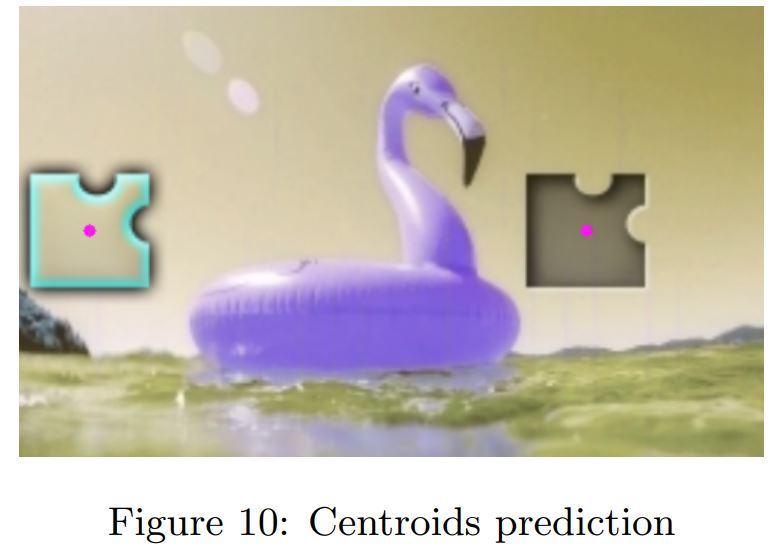
#> input picture puzzle.JPG, 773 x 548 px
$ python hough_transform_detector.py --img_path puzzle.JPG   (older library calls are emulated)
#> lines starting #> are read from the running program, lines starting #| are printed output that depends on the picture
### utils/cluster_points.py
def cluster_points(points, nclusters):
    criteria = (cv2.TERM_CRITERIA_EPS + cv2.TERM_CRITERIA_MAX_ITER, 10, 1.0)
    _, _, centers = cv2.kmeans(
        points, nclusters, None, criteria, 10, cv2.KMEANS_PP_CENTERS
    )
    return centers

### hough_transform_detector.py
import numpy as np
import cv2
import time
import re
import os
from typing import List, Tuple, Union
from skimage.feature import corner_peaks, corner_harris

from base_detector import BaseDetector, Centroid
from utils.squares_finder_bruteforce import find_squares
from utils.cluster_points import cluster_points

from argparse import ArgumentParser

# Preprocessing parameters
BLUR = False
THRESHOLD = 25


class HoughTransformDetector(BaseDetector):
    """
    A class for detecting centroïds of two puzzle pieces in a CAPTCHA image using Hough transform.

    Attributes:
        None
    """

    def __init__(self):
        """
        Initializes a HoughTransformDetector object.
        """
        pass

    @staticmethod
    def _format_output(output):
        centroids = []
        for centroid in output:
            centroids.append(Centroid(centroid[0], centroid[1]))
        return centroids

    def detect(
        self, path, visualize: bool = False
    ) -> Union[List[Centroid], np.ndarray]:
        """
        Applies Hough transform to detect line segments and intersections of these lines in the image at the specified path.

        Parameters:
            path (str): The filepath of the image to be processed.

        Returns:
            list: A list of tuples representing the (x, y) coordinates of
                the detected intersections.
        """
        (
            visualization,
            centroids,
        ) = HoughTransformDetector.full_hough_transform_detection_pipe(path)
#> in full_hough_transform_detection_pipe, image is the input picture: shape (548, 773, 3); mean B, G, R 174, 189.6, 196.9

        image_number = re.search(r"([0-9]+)(\.png)", path).group(1)

        # if results folder does not exist create one
        if not os.path.exists("results/hough_transform"):
            os.makedirs("results/hough_transform")

        path_to_save = f"results/hough_transform/result_hough_img_{image_number}.png"
        if visualize:
            # save the visualization
            cv2.imwrite(path_to_save, visualization)
            print(f"Vizualization of centroids saved at {path_to_save} !")
            return visualization

        return HoughTransformDetector._format_output(centroids)

    @staticmethod
    def apply_preprocessing(image, blur=False, threshold=20):
        """
        Applies the Sobel operator to an image to detect horizontal and vertical edges.

        Parameters:
            image (ndarray): The image to apply the Sobel operator to.
            threshold (int): The threshold for determining which pixels are considered edges.

        Returns:
            ndarray: A matrix of edge pixels in the image.
        """
        # Convert the image to grayscale
        gray = cv2.cvtColor(image, cv2.COLOR_BGR2GRAY)

        # Apply the Laplacian operator
        laplacian = cv2.Laplacian(gray, cv2.CV_64F)

        # Gaussian blur the image if requested
        if blur:
            laplacian = cv2.GaussianBlur(laplacian, (7, 7), 0)

        # Apply binary thresholding
        binary = cv2.threshold(laplacian, threshold, 255, cv2.THRESH_BINARY)[1]

        return binary

    @staticmethod
    def apply_hough_transform(
        image, rho=1, theta=np.pi / 180, threshold=40, maxLineGap=50, minLineLength=10
    ):
        """
        Apply Hough transform to detect line segments in an image.

        Parameters:
            image (ndarray): The image to apply Hough transform to.
            rho (int): The distance resolution of the accumulator in pixels.
            theta (float): The angle resolution of the accumulator in radians.
            threshold (int): The accumulator threshold parameter. Only those lines are returned that get enough votes (>threshold).
            maxLineGap (int): The maximum allowed gap between two points to be considered in the same line.
            minLineLength (int): The minimum line length. Line segments shorter than that are rejected.

        Returns:
            lines: A ndarray of lines detected in the image.
        """
        # Convert to uint8
        binary_captcha = image.astype(np.uint8)

        # Apply Hough Transform
        lines = cv2.HoughLinesP(
            binary_captcha,
            rho=rho,
            theta=theta,
            threshold=threshold,
            maxLineGap=maxLineGap,
            minLineLength=minLineLength,
        )

        return lines

    @staticmethod
    def segment_lines(lines, threshold):
        horizontal_lines = []
        vertical_lines = []

        for line in lines:
            for x1, y1, x2, y2 in line:
                if abs(x2 - x1) < threshold:
                    vertical_lines.append(line)
                elif abs(y2 - y1) < threshold:
                    horizontal_lines.append(line)

        return horizontal_lines, vertical_lines

    @staticmethod
    def borders_avoidance(lines, threshold):
        """
        Allow to avoid the borders of the image.
        """

        new_lines = []
        for line in lines:
            for x1, y1, x2, y2 in line:
                if (
                    x1 > threshold
                    and x2 > threshold
                    and y1 > threshold
                    and y2 > threshold
                ):
                    new_lines.append(line)
        return new_lines

    @staticmethod
    def find_intersection(line1, line2):
        # extract points
        x1, y1, x2, y2 = line1[0]
        x3, y3, x4, y4 = line2[0]

        # compute determinant
        Px = ((x1 * y2 - y1 * x2) * (x3 - x4) - (x1 - x2) * (x3 * y4 - y3 * x4)) / (
            (x1 - x2) * (y3 - y4) - (y1 - y2) * (x3 - x4)
        )
        Py = ((x1 * y2 - y1 * x2) * (y3 - y4) - (y1 - y2) * (x3 * y4 - y3 * x4)) / (
            (x1 - x2) * (y3 - y4) - (y1 - y2) * (x3 - x4)
        )

        return Px, Py

    def get_corners(lines, delta=5):
        horizontal_lines, vertical_lines = HoughTransformDetector.segment_lines(
            HoughTransformDetector.borders_avoidance(lines, delta), 1
        )

        # find the intersection points (corners)
        Px = []
        Py = []
        for h_line in horizontal_lines:
            for v_line in vertical_lines:
                px, py = HoughTransformDetector.find_intersection(h_line, v_line)
                Px.append(px)
                Py.append(py)

        # use clustering to find the centers of the data clusters
        corners = np.float32(np.column_stack((Px, Py)))

        return corners

    @staticmethod
    def get_centroids(points: List[Tuple[int, int]], n_clusters=2) -> List[Centroid]:
        """
        Computes the centroids of a list of points.

        Parameters:
            points (list): A list of points.
            n_clusters (int): The number of clusters to use.

        Returns:
            List[Centroid]: A list of centroids.

        """

        centroids = cluster_points(points, n_clusters)

        return centroids

    @staticmethod
    def full_hough_transform_detection_pipe(path):
        """
        Runs the full Hough transform detection pipeline.

        Parameters:
            path (str): The filepath of the image to be processed.

        Returns:
            list: A list of tuples representing the (x, y) coordinates of
                the detected intersections.
        """
        # Load the image
        image = cv2.imread(path)

        # Apply preprocessing
        binary_captcha = HoughTransformDetector.apply_preprocessing(
            image, blur=BLUR, threshold=THRESHOLD
        )
#> in apply_preprocessing, `gray = cv2.cvtColor(image, cv2.COLOR_BGR2GRAY)`:
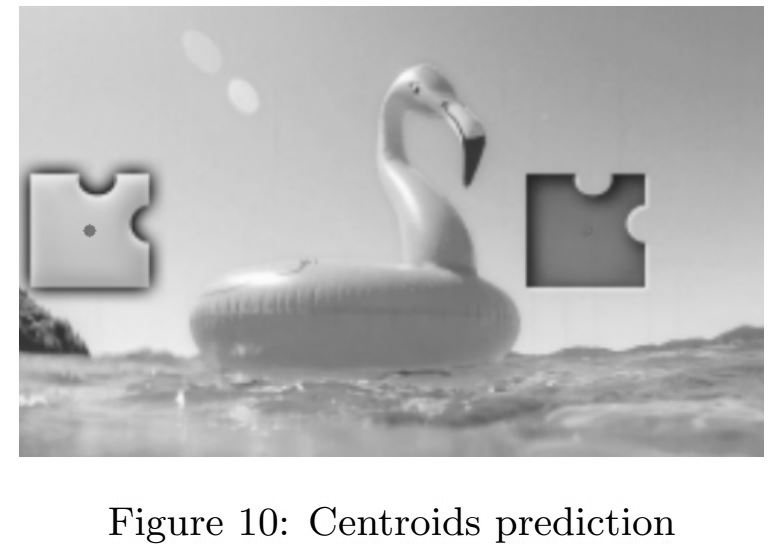
#> gray: shape (548, 773); min 0, max 255, mean 190
#> in apply_preprocessing, `laplacian = cv2.Laplacian(gray, cv2.CV_64F)`:
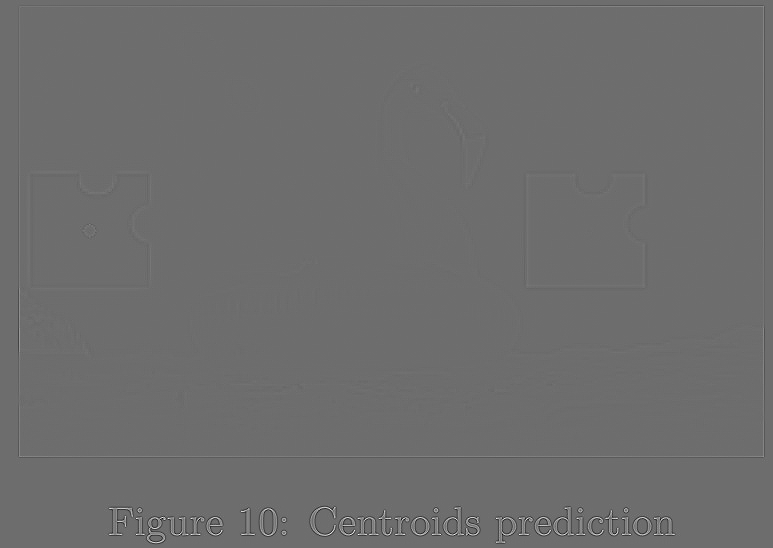
#> laplacian: shape (548, 773) float64; min -505, max 669, mean 0; drawn with min black and max white
#> in apply_preprocessing, `binary = cv2.threshold(laplacian, threshold, 255, cv2.THRESH_BINARY)[1]`:
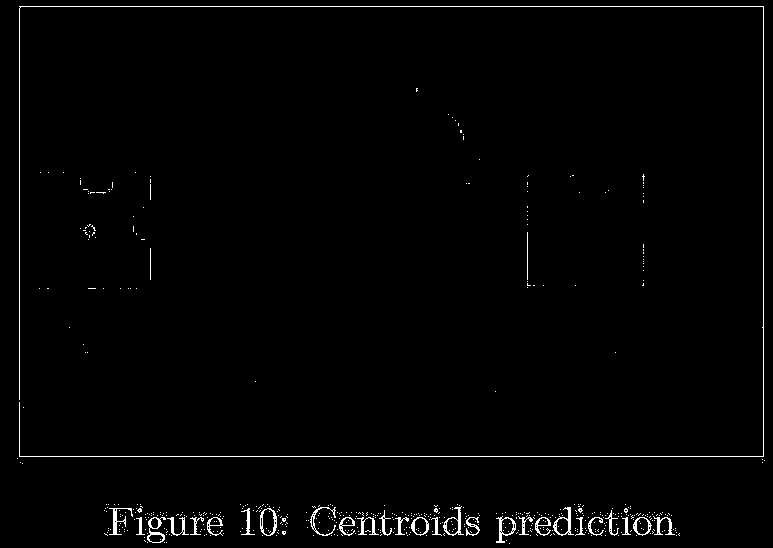
#> binary: shape (548, 773) float64; 1.5% white in thin lines or dots

        # Apply Hough transform
        lines = HoughTransformDetector.apply_hough_transform(binary_captcha)
#> in apply_hough_transform, `binary_captcha = image.astype(np.uint8)`: binary_captcha: shape (548, 773); 1.5% white in thin lines or dots
#> in apply_hough_transform, `lines = cv2.HoughLinesP( binary_captcha, rho=rho, theta=theta, thresho..`: lines = 35 rows, first 6: [19, 456, 763, 456], [19, 6, 763, 6], [19, 455, 19, 8], [105, 534, 678, 534], [763, 455, 763, 7], [113, 518, 669, 518]

        # Find the corners
        corners = HoughTransformDetector.get_corners(lines)

        # Find the corners mean (corners centroids)
        corners_centroids = HoughTransformDetector.get_centroids(corners, n_clusters=8)

        # Find the centroids
        centroids = HoughTransformDetector.get_centroids(
            corners_centroids, n_clusters=2
        )

        centroid_puzzle_piece = Centroid(*centroids[0])
        centroid_hole = Centroid(*centroids[1])

        # Visualize the results
        cv2.circle(
            image,
            (int(centroid_puzzle_piece.x), int(centroid_puzzle_piece.y)),
            5,
            (255, 0, 255),
            -1,
        )
        cv2.circle(
            image, (int(centroid_hole.x), int(centroid_hole.y)), 5, (255, 0, 255), -1
        )

        return image, centroids


if __name__ == "__main__":

    start_time = time.time()

    # Parse the arguments
    parser = ArgumentParser()
    parser.add_argument(
        "--img_path",
        dest="img_path",
        default="data/0.png",
        type=str,
        help="Path to the image on which to apply detection.",
    )

    parser.add_argument(
        "--viz",
        dest="vizualize",
        default=True,
        type=bool,
        help="Vizualize result of detect or not.",
    )

    args = parser.parse_args()

    # Initialize the detector
    detector = HoughTransformDetector()

    # Detect the corners
    detector.detect(path=args.img_path, visualize=args.vizualize)
#> the loop in borders_avoidance, `for line in lines:` made 35 passes
#> line on passes 1 to 12: [[19, 456, 763, 456]], [[19, 6, 763, 6]], [[19, 455, 19, 8]], [[105, 534, 678, 534]], [[763, 455, 763, 7]], [[113, 518, 669, 518]], [[104, 533, 679, 533]], [[113, 521, 670, 521]], [[107, 532, 676, 532]], [[113, 525, 671, 525]], [[108, 528, 675, 528]], [[113, 517, 667, 517]]
#> after the loop in borders_avoidance, `for line in lines:`: new_lines = 35 items, first 6: [[19, 456, 763, 456]], [[19, 6, 763, 6]], [[19, 455, 19, 8]], [[105, 534, 678, 534]], [[763, 455, 763, 7]], [[113, 518, 669, 518]]
#> in segment_lines, `horizontal_lines = []`: horizontal_lines = []
#> the loop in segment_lines, `for line in lines:` made 35 passes
#> after the loop in segment_lines, `for line in lines:`: horizontal_lines = 31 items, first 6: [[19, 456, 763, 456]], [[19, 6, 763, 6]], [[105, 534, 678, 534]], [[113, 518, 669, 518]], [[104, 533, 679, 533]], [[113, 521, 670, 521]]; vertical_lines = [[[19, 455, 19, 8]], [[763, 455, 763, 7]], [[527, 287, 527, 176]], [[150, 279, 150, 176]]]
#> the loop in get_corners, `for h_line in horizontal_lines:` made 31 passes
#> h_line on passes 19 to 24: [[113, 527, 671, 527]], [[113, 526, 671, 526]], [[435, 508, 460, 508]], [[107, 535, 679, 535]], [[113, 515, 671, 515]], [[516, 514, 669, 514]]
#> (the run stopped early here; a loop or call above may not have finished)

$ run again, on tables.JPG
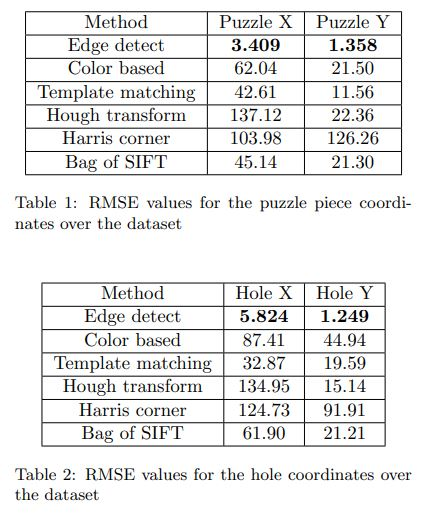
#> input picture tables.JPG, 422 x 520 px
#> in full_hough_transform_detection_pipe, image is the input picture: shape (520, 422, 3); mean B, G, R 233, 233.5, 233.3
#> in apply_preprocessing, `laplacian = cv2.Laplacian(gray, cv2.CV_64F)`:
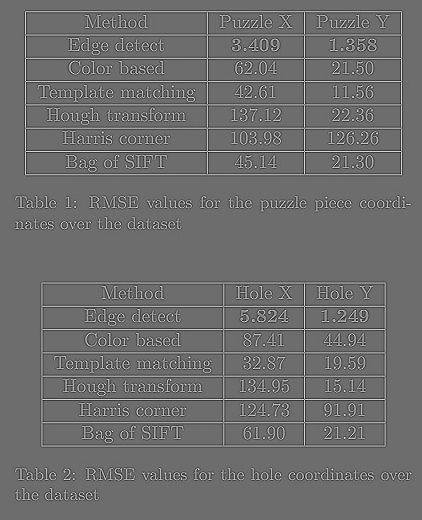
#> laplacian: shape (520, 422) float64; min -498, max 663, mean 0; drawn with min black and max white
#> in apply_preprocessing, `binary = cv2.threshold(laplacian, threshold, 255, cv2.THRESH_BINARY)[1]`:
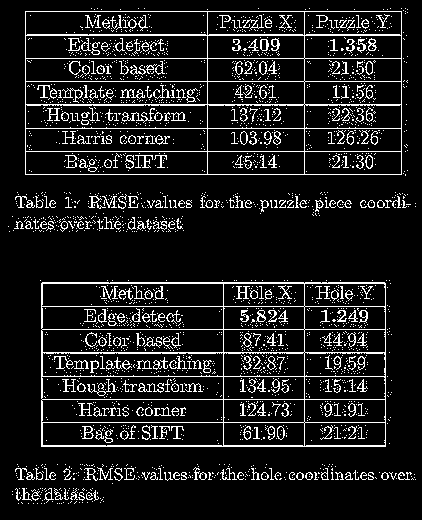
#> binary: shape (520, 422) float64; 11.3% white in thin lines or dots
#> binary_captcha: shape (520, 422); 11.3% white in thin lines or dots
#> in apply_hough_transform, `lines = cv2.HoughLinesP( binary_captcha, rho=rho, theta=theta, thresho..`: lines = 214 rows, first 6: [25, 81, 406, 81], [25, 35, 406, 35], [25, 128, 401, 128], [41, 352, 389, 352], [41, 445, 385, 445], [25, 151, 405, 151]
#> the loop in borders_avoidance, `for line in lines:` made 214 passes
#> after the loop in borders_avoidance, `for line in lines:`: new_lines = 214 items, first 6: [[25, 81, 406, 81]], [[25, 35, 406, 35]], [[25, 128, 401, 128]], [[41, 352, 389, 352]], [[41, 445, 385, 445]], [[25, 151, 405, 151]]
#> in segment_lines, `horizontal_lines = []`: horizontal_lines = []
#> the loop in segment_lines, `for line in lines:` made 214 passes
#> after the loop in segment_lines, `for line in lines:`: horizontal_lines = 151 items, first 6: [[25, 81, 406, 81]], [[25, 35, 406, 35]], [[25, 128, 401, 128]], [[41, 352, 389, 352]], [[41, 445, 385, 445]], [[25, 151, 405, 151]]; vertical_lines = [[[304, 207, 304, 12]], [[25, 227, 25, 12]], [[41, 503, 41, 284]], [[401, 204, 401, 8]], [[207, 195, 207, 9]], [[42, 500, 42, 284]], [[223, 471, 223, 284]], [[385, 444, 385, 284]]]
#> the loop in get_corners, `for h_line in horizontal_lines:` made 151 passes
#> h_line on passes 10 to 12: [[25, 174, 405, 174]], [[25, 11, 405, 11]], [[41, 306, 389, 306]]
